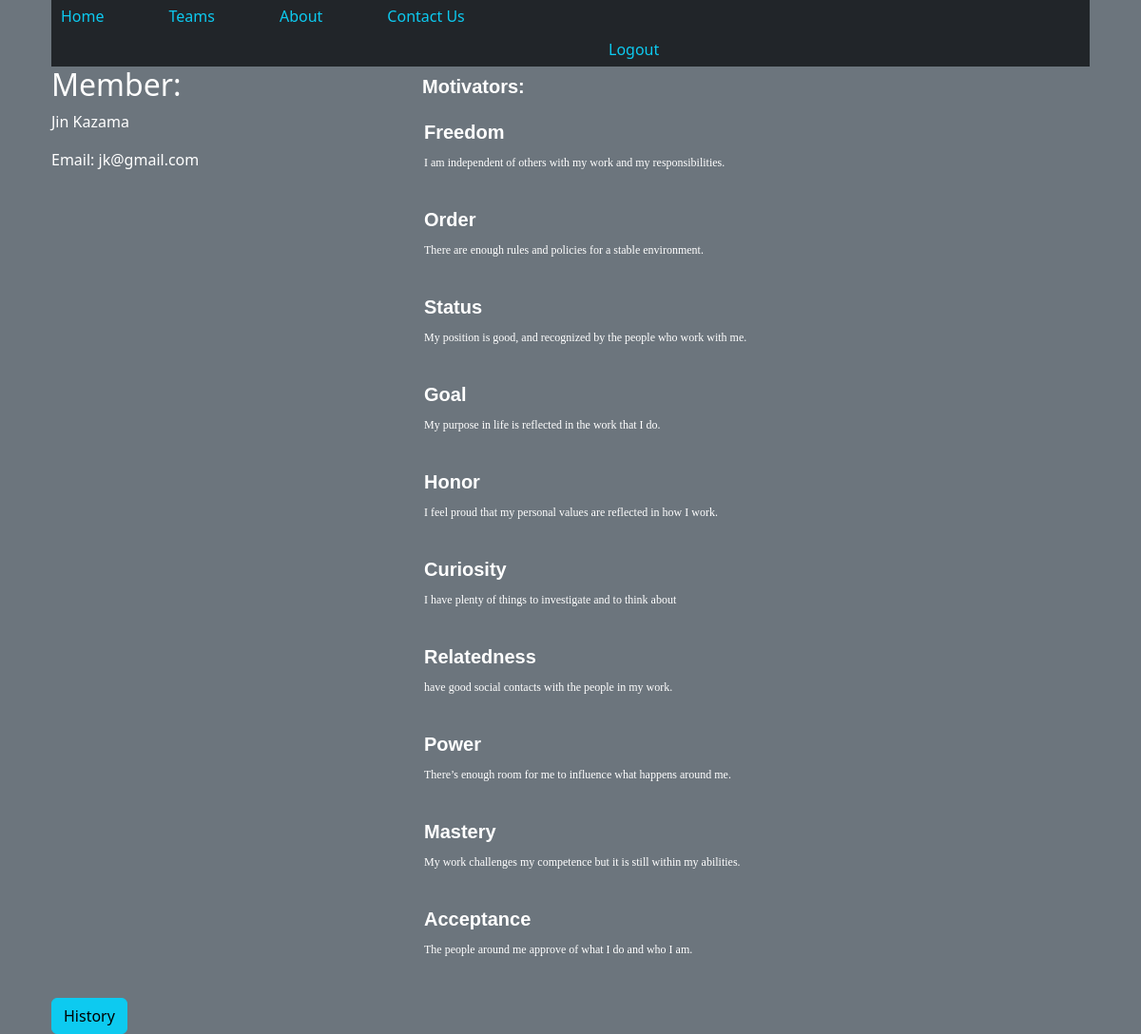
/member/4/, run on the app's committed database.
### MM/models.py (models this page shows, shortened)
class Member(models.Model): # add more fields such as email, team leader boolean
    user = models.OneToOneField(User, on_delete=models.CASCADE, related_name='member')
    team = models.ForeignKey(Team, on_delete=models.CASCADE, null=True, blank=True, related_name='members')
    is_team_leader = models.BooleanField(default=False)

class MemberMotivator(models.Model):
    member = models.ForeignKey(Member, on_delete=models.CASCADE, related_name='motivators')
    moving_motivator = models.ForeignKey(MovingMotivator, on_delete=models.CASCADE)
    order = models.IntegerField()
    date = models.DateField(auto_now=True)
    class Meta:
        unique_together = ('member', 'moving_motivator')
        ordering = ['order']

class MovingMotivator(models.Model):
    name = models.CharField(max_length=30)
    date = models.DateField(auto_now_add=True)
    description = models.CharField(max_length=1000)

### MM/views.py (the view)
# urls.py: path('member/<int:pk>/', MemberDetailView.as_view(), name='member_detail'),
class MemberDetailView(DetailView):
    model = Member
    template_name = 'MM/member_detail.html'
    context_object_name = 'member'
    def get_context_data(self, **kwargs):
        context = super().get_context_data(**kwargs)
        context['motivators'] = MemberMotivator.objects.filter(member=self.object).order_by('order')
        return context

### MM/templates/MM/member_detail.html (shortened to what this page needs)
<!DOCTYPE html>
<html lang="en">
{% extends "MM/base.html" %}
{% block content %}
{% load bootstrap5 %}
{% bootstrap_css %}
{% load static %}
    <link rel="stylesheet" href="{% static 'MM/style.css' %}">
<div class="container member-template">
    <h2 style="margin-left: 0px;" class="text-white">Member:</h2>
    <p style="margin-left: 0px;" class="text-white">{{ member.user.get_full_name }}</p>
    <p style="margin-left: 0px;" class="text-white">Email: {{ member.user.email }}</p>
    <h3 style="margin-left: 390px; margin-top: -120px;" class="text-white">Motivators:</h3>
    <div style="margin-left: 350px; margin-top: 0px;">
        <ul>
            {% for motivator in motivators %}
                <li>
                    <h3 class="text-white">{{ motivator.moving_motivator.name }}</h3>
                    <p class="text-white">{{ motivator.moving_motivator.description }}</p>
                </li>
            {% endfor %}
        </ul>
    </div>
    <div>
        <a href="{% url 'motivator_change_history' member.pk %}" class="btn btn-info">History</a>
    </div>
</div>
{% endblock %}

### MM/static/MM/style.css (style rules this page uses)
.member-template ul { list-style-type: none; width: 500px; margin-left: 0px; }
.member-template h3 { font: bold 20px/1.5 Helvetica, Verdana, sans-serif; }
.member-template li p { font: 200 12px/1.5 Georgia, Times New Roman, serif; }
.member-template li { padding: 10px; overflow: auto; }

### data on the page
Member: user.get_full_name "Jin Kazama", user.email "jk@gmail.com"
MemberMotivator: moving_motivator.name "Freedom", moving_motivator.description "I am independent of others with my work and my responsibilities."
MemberMotivator: moving_motivator.name "Order", moving_motivator.description "There are enough rules and policies for a stable environment."
MemberMotivator: moving_motivator.name "Status", moving_motivator.description "My position is good, and recognized by the people who work with me."
MemberMotivator: moving_motivator.name "Goal", moving_motivator.description "My purpose in life is reflected in the work that I do."
MemberMotivator: moving_motivator.name "Honor", moving_motivator.description "I feel proud that my personal values are reflected in how I work."
MemberMotivator: moving_motivator.name "Curiosity", moving_motivator.description "I have plenty of things to investigate and to think about"
MemberMotivator: moving_motivator.name "Relatedness", moving_motivator.description "have good social contacts with the people in my work."
MemberMotivator: moving_motivator.name "Power", moving_motivator.description "There’s enough room for me to influence what happens around me."
MemberMotivator: moving_motivator.name "Mastery", moving_motivator.description "My work challenges my competence but it is still within my abilities."
MemberMotivator: moving_motivator.name "Acceptance", moving_motivator.description "The people around me approve of what I do and who I am."
